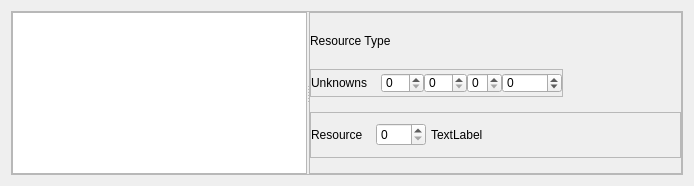
<?xml version="1.0" encoding="UTF-8"?>
<ui version="4.0">
 <class>Form</class>
 <widget class="QWidget" name="Form">
  <property name="geometry">
   <rect>
    <x>0</x>
    <y>0</y>
    <width>694</width>
    <height>186</height>
   </rect>
  </property>
  <property name="windowTitle">
   <string>Form</string>
  </property>
  <layout class="QGridLayout" name="gridLayout">
   <item row="0" column="0">
    <widget class="QFrame" name="ResourceBinding">
     <property name="minimumSize">
      <size>
       <width>0</width>
       <height>155</height>
      </size>
     </property>
     <property name="frameShape">
      <enum>QFrame::StyledPanel</enum>
     </property>
     <property name="frameShadow">
      <enum>QFrame::Raised</enum>
     </property>
     <layout class="QHBoxLayout" name="horizontalLayout">
      <property name="spacing">
       <number>0</number>
      </property>
      <property name="leftMargin">
       <number>0</number>
      </property>
      <property name="topMargin">
       <number>0</number>
      </property>
      <property name="rightMargin">
       <number>0</number>
      </property>
      <property name="bottomMargin">
       <number>0</number>
      </property>
      <item>
       <widget class="QSplitter" name="splitter">
        <property name="orientation">
         <enum>Qt::Horizontal</enum>
        </property>
        <property name="handleWidth">
         <number>2</number>
        </property>
        <widget class="QListView" name="ResourceListView">
         <property name="minimumSize">
          <size>
           <width>220</width>
           <height>0</height>
          </size>
         </property>
        </widget>
        <widget class="QFrame" name="ResourceEdit">
         <property name="minimumSize">
          <size>
           <width>315</width>
           <height>150</height>
          </size>
         </property>
         <property name="frameShape">
          <enum>QFrame::StyledPanel</enum>
         </property>
         <property name="frameShadow">
          <enum>QFrame::Raised</enum>
         </property>
         <layout class="QVBoxLayout" name="verticalLayout">
          <property name="spacing">
           <number>0</number>
          </property>
          <property name="leftMargin">
           <number>0</number>
          </property>
          <property name="topMargin">
           <number>0</number>
          </property>
          <property name="rightMargin">
           <number>0</number>
          </property>
          <property name="bottomMargin">
           <number>0</number>
          </property>
          <item>
           <widget class="QLabel" name="ResourceType">
            <property name="minimumSize">
             <size>
              <width>200</width>
              <height>26</height>
             </size>
            </property>
            <property name="maximumSize">
             <size>
              <width>200</width>
              <height>26</height>
             </size>
            </property>
            <property name="text">
             <string>Resource Type</string>
            </property>
            <property name="margin">
             <number>8</number>
            </property>
           </widget>
          </item>
          <item>
           <widget class="QFrame" name="frame_8">
            <property name="minimumSize">
             <size>
              <width>0</width>
              <height>44</height>
             </size>
            </property>
            <property name="maximumSize">
             <size>
              <width>16777215</width>
              <height>44</height>
             </size>
            </property>
            <property name="frameShape">
             <enum>QFrame::StyledPanel</enum>
            </property>
            <property name="frameShadow">
             <enum>QFrame::Raised</enum>
            </property>
            <layout class="QHBoxLayout" name="horizontalLayout_7" stretch="0,0,0,0,0">
             <property name="spacing">
              <number>0</number>
             </property>
             <property name="sizeConstraint">
              <enum>QLayout::SetFixedSize</enum>
             </property>
             <property name="leftMargin">
              <number>0</number>
             </property>
             <property name="topMargin">
              <number>0</number>
             </property>
             <property name="rightMargin">
              <number>0</number>
             </property>
             <property name="bottomMargin">
              <number>0</number>
             </property>
             <item>
              <widget class="QLabel" name="ResourceUnknownsLabel">
               <property name="minimumSize">
                <size>
                 <width>70</width>
                 <height>26</height>
                </size>
               </property>
               <property name="maximumSize">
                <size>
                 <width>60</width>
                 <height>26</height>
                </size>
               </property>
               <property name="text">
                <string>Unknowns</string>
               </property>
              </widget>
             </item>
             <item>
              <widget class="QSpinBox" name="resourceUnk0">
               <property name="minimumSize">
                <size>
                 <width>43</width>
                 <height>20</height>
                </size>
               </property>
               <property name="maximumSize">
                <size>
                 <width>43</width>
                 <height>20</height>
                </size>
               </property>
               <property name="maximum">
                <number>255</number>
               </property>
              </widget>
             </item>
             <item>
              <widget class="QSpinBox" name="resourceUnk1">
               <property name="minimumSize">
                <size>
                 <width>43</width>
                 <height>20</height>
                </size>
               </property>
               <property name="maximumSize">
                <size>
                 <width>43</width>
                 <height>20</height>
                </size>
               </property>
               <property name="maximum">
                <number>255</number>
               </property>
              </widget>
             </item>
             <item>
              <widget class="QSpinBox" name="resourceUnk2">
               <property name="minimumSize">
                <size>
                 <width>30</width>
                 <height>20</height>
                </size>
               </property>
               <property name="maximumSize">
                <size>
                 <width>45</width>
                 <height>20</height>
                </size>
               </property>
               <property name="maximum">
                <number>255</number>
               </property>
              </widget>
             </item>
             <item>
              <widget class="QSpinBox" name="resourceUnk3">
               <property name="minimumSize">
                <size>
                 <width>60</width>
                 <height>20</height>
                </size>
               </property>
               <property name="maximumSize">
                <size>
                 <width>60</width>
                 <height>20</height>
                </size>
               </property>
               <property name="minimum">
                <number>-2147483647</number>
               </property>
               <property name="maximum">
                <number>2147483647</number>
               </property>
              </widget>
             </item>
            </layout>
           </widget>
          </item>
          <item>
           <widget class="QFrame" name="frame_7">
            <property name="minimumSize">
             <size>
              <width>0</width>
              <height>46</height>
             </size>
            </property>
            <property name="maximumSize">
             <size>
              <width>16777215</width>
              <height>46</height>
             </size>
            </property>
            <property name="frameShape">
             <enum>QFrame::StyledPanel</enum>
            </property>
            <property name="frameShadow">
             <enum>QFrame::Raised</enum>
            </property>
            <layout class="QHBoxLayout" name="horizontalLayout_6" stretch="4,4,0">
             <property name="spacing">
              <number>5</number>
             </property>
             <property name="leftMargin">
              <number>0</number>
             </property>
             <property name="topMargin">
              <number>0</number>
             </property>
             <property name="rightMargin">
              <number>0</number>
             </property>
             <property name="bottomMargin">
              <number>0</number>
             </property>
             <item>
              <widget class="QLabel" name="label_5">
               <property name="minimumSize">
                <size>
                 <width>60</width>
                 <height>26</height>
                </size>
               </property>
               <property name="maximumSize">
                <size>
                 <width>60</width>
                 <height>26</height>
                </size>
               </property>
               <property name="text">
                <string>Resource</string>
               </property>
               <property name="margin">
                <number>8</number>
               </property>
              </widget>
             </item>
             <item>
              <widget class="QSpinBox" name="ResourceIx">
               <property name="minimumSize">
                <size>
                 <width>50</width>
                 <height>20</height>
                </size>
               </property>
               <property name="maximumSize">
                <size>
                 <width>20</width>
                 <height>16777215</height>
                </size>
               </property>
               <property name="maximum">
                <number>429467296</number>
               </property>
              </widget>
             </item>
             <item>
              <widget class="QLabel" name="ResourceLabel">
               <property name="minimumSize">
                <size>
                 <width>200</width>
                 <height>0</height>
                </size>
               </property>
               <property name="maximumSize">
                <size>
                 <width>16777215</width>
                 <height>16777215</height>
                </size>
               </property>
               <property name="text">
                <string>TextLabel</string>
               </property>
              </widget>
             </item>
            </layout>
           </widget>
          </item>
         </layout>
        </widget>
       </widget>
      </item>
     </layout>
    </widget>
   </item>
  </layout>
 </widget>
 <resources/>
 <connections/>
</ui>
